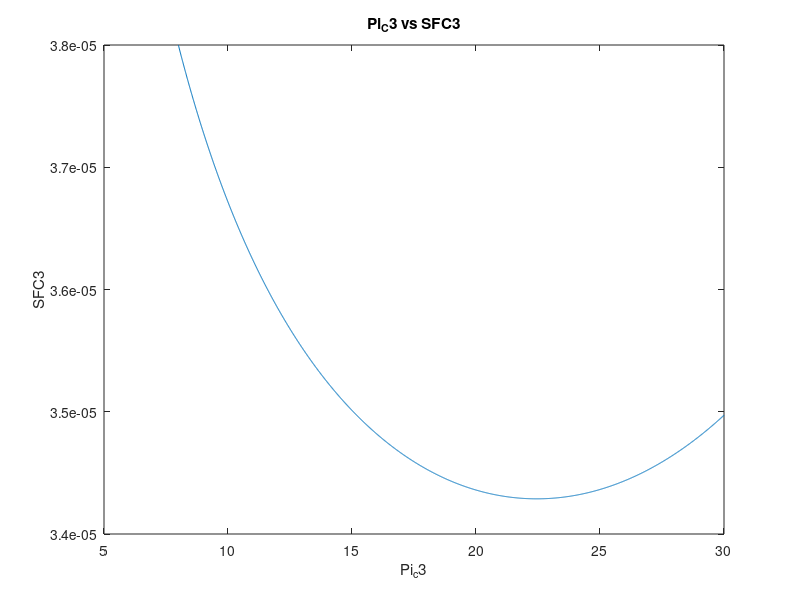
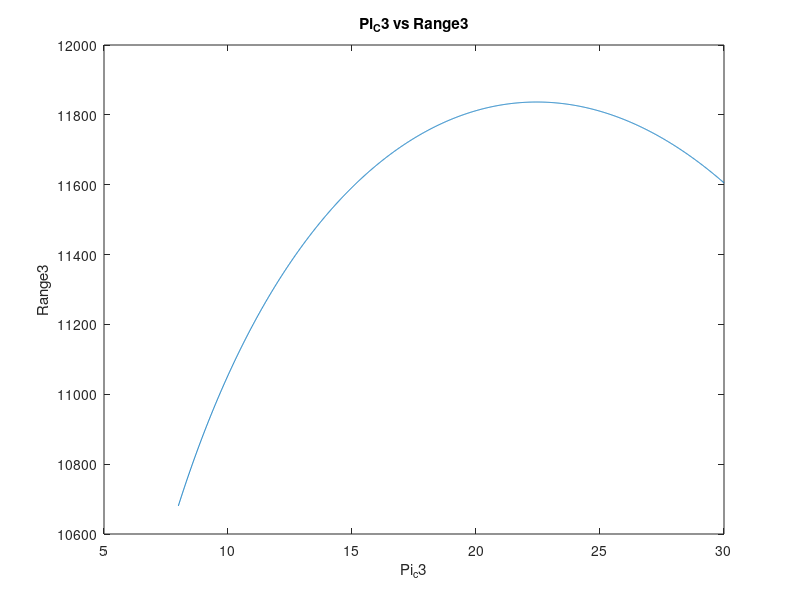

These charts were generated, in order, by the following MATLAB code: (Note: this script raises an error after producing the figures.)
clc; clear; close all;
%% Initial Values and Spacs
AR = 8; %aspect ratio
b =  280; %wing area in m2
S = b^2/AR; %wing span
gammac = 1.4;   gammat = 1.3;
cpc = 1004.5;   cpt = 1148.86;
Rc = 287;       Rt = cpt*(gammat-1)/gammat;
pi_d = 0.96;    pi_b = 0.96;    pi_n = 0.96;
eta_c = 0.88;   eta_b = 0.99;   eta_t = 0.9;    eta_m = 0.98;
hpr = 4.28e7;
W_max = 141700;
W_empty = 64600;
W_payload = 21150;
W_f = W_max - W_empty - W_payload;
W_endClimb = W_max - 0.1*W_f;   % 10% fuel comsumed
W_endCruise = W_max - 0.9*W_f;   % 90% fuel comsumed
% take-off(start mid), climb(start mid), & cruise(start mid end)
W = [W_max 140301.25 138902.5 137503.75 W_endClimb 113725 W_endCruise]*9.81; % N
H = [0 3 8.7]*10^3; % m
RC = [6.35 10]; % rate of climb
V = [241 216];

%% Evaluating M4
To3 = 288 - 6.5e-3*H(1);
To5 = 288 - 6.5e-3*(2*H(2));
M3 = V(1)/sqrt(gammac*Rc*To3);
M5 = V(2)/sqrt(gammac*Rc*To5);
M4 = 0.5*(M3+M5); % M mid climb 
M = [0.286  M4 0.89];

%% Thrust Required
theta = asin(RC./V); % rad
theta_avg = 0.5*(theta(1)+theta(2)); 
To = 288 - 6.5e-3*H;    % K
Po = (101.325*(1-(2.257e-5)*H).^5.256)*1000; % Pa
pho = Po./(0.2869*To);  % kg/m3
V = M.*sqrt(gammac*Rc*To); % update the V vector with the mid points speeds

% cruise
a3 = 0.5*pho(3)*V(3)^2*b;
CL(3) = W(6)/a3;
CD(3) = (0.01 + 0.065*CL(3)^2);
F_r(3) = 1/4*(a3*CD(3)); % thrust required for one engine 

%% Finding the min Tt4 & Pi_c
% Assumptions
Tt4_3 = 1100;

% cruise @ 6
% ram effect
tau_r_3 = 1 + (gammac - 1)/2 * M(3)^2;
pi_r_3 = tau_r_3^(gammac/(gammac-1));
Tt2_3 = tau_r_3 * To(3);
Pt2_3 = pi_r_3 * Po(3);

% comb.
pi_c_3 = 8:0.01:30;
tau_c_3 = (pi_c_3.^((gammac-1)/gammac)-1)./eta_c + 1;

% c.c.
tau_lambda_3 = cpt*Tt4_3/(cpc*To(3));
f_3 = (tau_lambda_3-tau_r_3.*tau_c_3)./(((eta_b*hpr)/(cpc*To(3)))-tau_lambda_3);

% turb.
tau_t_3 = 1 - tau_r_3.*(tau_c_3-1)./((eta_m.*(1+f_3))*tau_lambda_3);
pi_t_3 = (1-(1-tau_t_3)./eta_t).^(gammat/(gammat-1));

% nozzle
pt9p9_cr_3 = (0.5*gammat+0.5)^(gammat/(gammat-1));
pt9p0_3 = pi_r_3.*pi_d.*pi_c_3.*pi_b.*pi_t_3.*pi_n;
% Asuuming full expansion
p9p0_3 = pt9p0_3./pt9p9_cr_3;
M9_3 = 1;
T9_3 = Tt4_3.*tau_t_3/(0.5+0.5*gammat);
V9_3 = sqrt(gammat*Rt*T9_3);
V9e_3 = V9_3 + V9_3./(gammat.*M9_3^2).*(1-1./p9p0_3).*(1+f_3);

% preformance
Vo_3 = M(3) .* sqrt(gammac*Rc*To(3));  
Fmo = (1+f_3).*V9e_3 - Vo_3;
SFC = f_3./Fmo;

plot(pi_c_3,SFC);
xlabel('Pi_c3'); ylabel('SFC3'); title('Pi_C3 vs SFC3');


%% geting mo3 & A9 
[MinSFC, best] = min(SFC);
pi_cBest = pi_c_3(best);
mo_3 = F_r(3)/Fmo(best);
R3 = 2.*sqrt(2/(pho(3)*S)).*1./SFC.*CL(3).^0.5/CD(3).*(W(5)^0.5 - W(7)^0.5);
[RMax, bestR] = max(R3);

figure
plot(pi_c_3,R3);
xlabel('Pi_c3'); ylabel('Range3'); title('Pi_C3 vs Range3');

%% off-design procedure
F_a(1) = 0; F_r(1) = 1; F_a(2) = 0; F_r(2) = 1;
mo_ref_req = mo_3;
while ((F_a(1) < F_r(1)) || (F_a(2) < F_r(2)))
    mo_3 = mo_ref_req;
    Tt2_ref = Tt2_3;
    Tt4_ref = Tt4_3;
    tau_c_ref = tau_c_3(best);
    pi_c_ref = pi_cBest;
    Pt2_ref = Po(1)*pi_r_3;
    mo_ref = mo_3;

    %take off
    % ram effect
    tau_r_off_1 = 1+((gammac-1)/2)*M(1)^2;
    pi_r_off_1 = (1+((gammac-1)/2)*M(1)^2)^(1.4/0.4);
    Tt2_off_1 = tau_r_off_1*To(1);
    Tt4_off_1 = Tt4_3; % same as Tt4_3
    sqrt_Tt2_rel_1 = sqrt(Tt2_off_1)/sqrt(Tt2_ref);
    sqrt_Tt4_rel_1 = sqrt(Tt4_off_1)/sqrt(Tt4_ref);
    
    
    
    syms tau_c_off_1
    eqn2 = ((tau_c_off_1-1)/(tau_c_ref-1))==((Tt4_off_1/Tt2_off_1)/(Tt4_ref/Tt2_ref));
    tau_c_off_1 = double(solve(eqn2,tau_c_off_1));
    pi_c_off_1=tau_c_off_1^(gammac/(gammac-1));
    pi_c_rel_1=pi_c_off_1/pi_c_ref;
    
    syms mo_rel_1
    Pt2_off_1=pi_r_off_1*Po(1);
    Pt2_rel_1=Pt2_off_1/Pt2_ref;
    eqn1=mo_rel_1*sqrt_Tt2_rel_1/Pt2_rel_1==pi_c_rel_1/(sqrt_Tt4_rel_1/sqrt_Tt2_rel_1);
    mo_rel_1=double(solve(eqn1,mo_rel_1));
    mo_off_1=mo_rel_1*mo_ref;
    
    % available thrust
    M9_off_1=1;
    Tt9_off_1=tau_t_3(best)*Tt4_off_1;
    T9_off_1=Tt9_off_1/(1+((gammat-1)/2));
    V9_off_1=sqrt(gammat*Rt*T9_off_1);
    Pt9P9_cr_off = (0.5*gammat+0.5)^(gammat/(gammat-1));
    Pt9P0_off_1=pi_r_off_1*pi_d*pi_c_off_1*pi_b*pi_t_3(best)*pi_n;
    P0P9_off_1=Pt9P9_cr_off/Pt9P0_off_1;
    F_a(1)=mo_off_1*((1+f_3(best))*V9_off_1-V(1)+((1+f_3(best))*(V9_off_1/(gammat*(M9_off_1^2)))*(1-(P0P9_off_1))));
    ct1 = f_3(best)/(F_a(1)/mo_off_1);
    
    % required thrust
    a1 = 0.5*pho(1)*V9_off_1^2*b;
    CL(1) = W(2)/a1;
    CD(1) = (0.01 + 0.065*CL(1)^2);
    F_r(1) = 1/4*(a1*CD(1)); % thrust required for one engine
    R(1) = 2*sqrt(2/(pho(1)*S))*1/ct1*CL(1)^0.5/CD(1)*(W(1)^0.5 - W(3)^0.5);
    
    if F_a(1) < F_r(1)
        mo_off_r_1 = F_r(1)/F_a(1)*mo_off_1;
        mo_ref_req = mo_off_r_1/mo_rel_1;
    end
    
    % climb
    % ram effect
    tau_r_off_2 = 1+((gammac-1)/2)*M(2)^2;
    pi_r_off_2 = (1+((gammac-1)/2)*M(2)^2)^(1.4/0.4);
    Tt2_off_2 = tau_r_off_2*To(2);
    Tt4_off_2 = Tt4_3;
    sqrt_Tt2_rel_2 = sqrt(Tt2_off_2)/sqrt(Tt2_ref);
    sqrt_Tt4_rel_2 = sqrt(Tt4_off_2)/sqrt(Tt4_ref);

    syms tau_c_off_2
    eqn2 = ((tau_c_off_2-1)/(tau_c_ref-1))==(Tt4_off_2/Tt2_off_2)/(Tt4_ref/Tt2_ref);
    tau_c_off_2 = double(solve(eqn2,tau_c_off_2));
    pi_c_off_2 = tau_c_off_2^(gammac/(gammac-1));
    pi_c_rel_2 = pi_c_off_2/pi_c_ref;

    syms mo_rel_2
    Pt2_off_2 = pi_r_off_2*Po(2);
    Pt2_rel_2 = Pt2_off_2/Pt2_ref;
    eqn1 = mo_rel_2*sqrt_Tt2_rel_2/Pt2_rel_2==pi_c_rel_2/(sqrt_Tt4_rel_2/sqrt_Tt2_rel_2);
    mo_rel_2 = double(solve(eqn1,mo_rel_2));
    mo_off_2 = mo_rel_2*mo_ref;
    
    % available thrust
    M9_off_2 = 1;
    Tt9_off_2 = tau_t_3(best)*Tt4_off_2;
    T9_off_2 = Tt9_off_2/(1+((gammat-1)/2));
    V9_off_2 = sqrt(gammat*Rt*T9_off_2);
    Pt9P0_off_2 = pi_r_off_2*pi_d*pi_c_off_2*pi_b*pi_t_3(best)*pi_n;
    P0P9_off_2 = (1/Pt9P0_off_2)*Pt9P9_cr_off;
    F_a(2) = mo_off_2*((1+f_3(best))*V9_off_2-V(2)+((1+f_3(best))*(V9_off_2/(gammat*(M9_off_2^2)))*(1-(P0P9_off_2))));
    ct2 = f_3(best)/(F_a(2)/mo_off_2);
    
    % required thrust
    a2 = 0.5*pho(2)*V(2)^2*b;
    CL(2) = W(4)*cos(theta_avg)/a2;
    CD(2) = (0.01 + 0.065*CL(2)^2);
    F_r(2) = 1/4*(a2*CD(2)+W(4)*sin(theta_avg));
    R(2) = 2*sqrt(2/(pho(2)*S))*1/ct2*CL(2)^0.5/CD(2)*(W(3)^0.5 - W(5)^0.5);
        
    if F_a(2) < F_r(2)
        mo_off_r_2 = F_r(2)/F_a(2)*mo_off_2;
        mo_ref_req = mo_off_r_2/mo_rel_2;
    end

end











